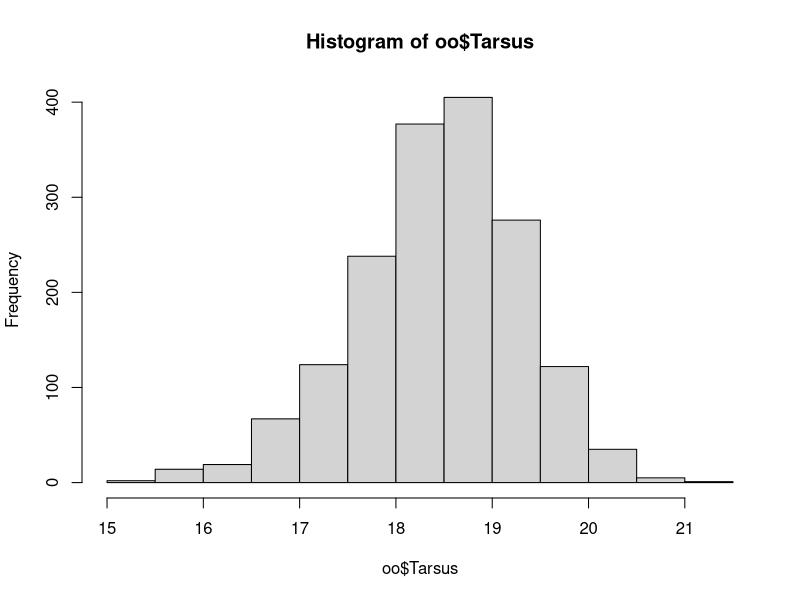
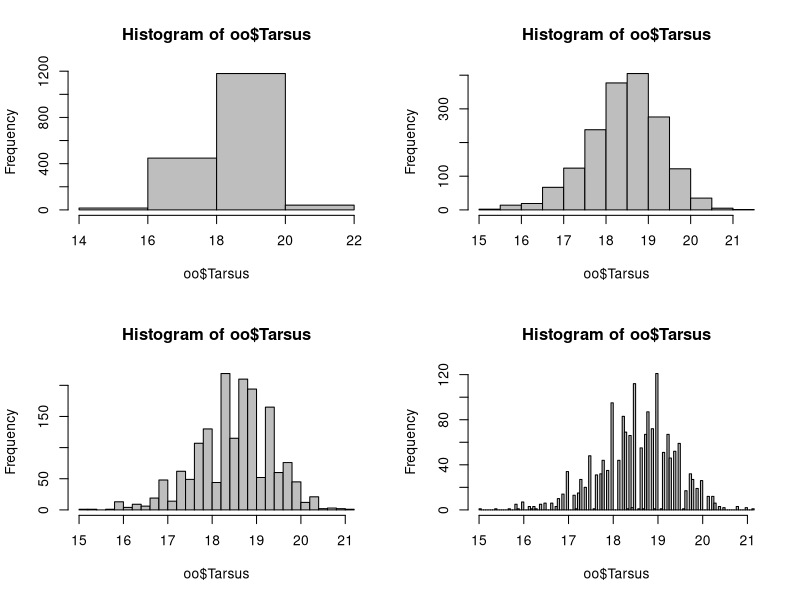
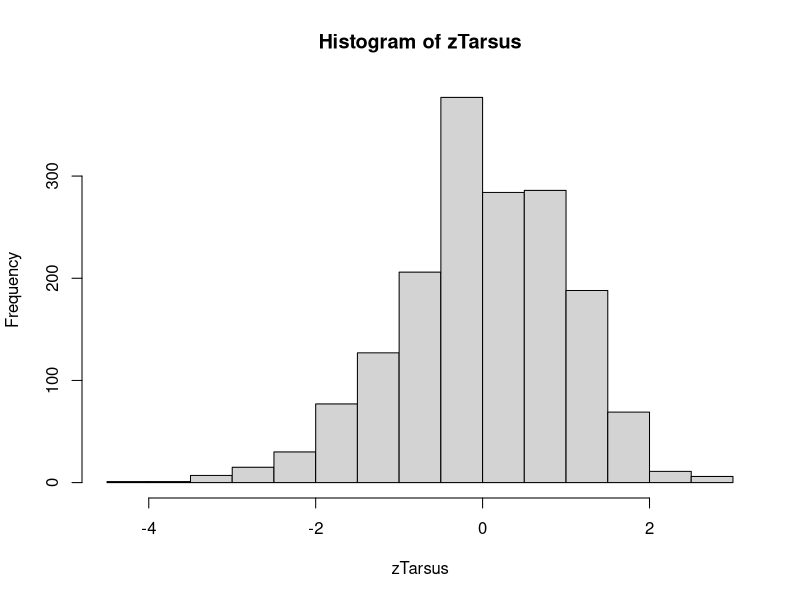
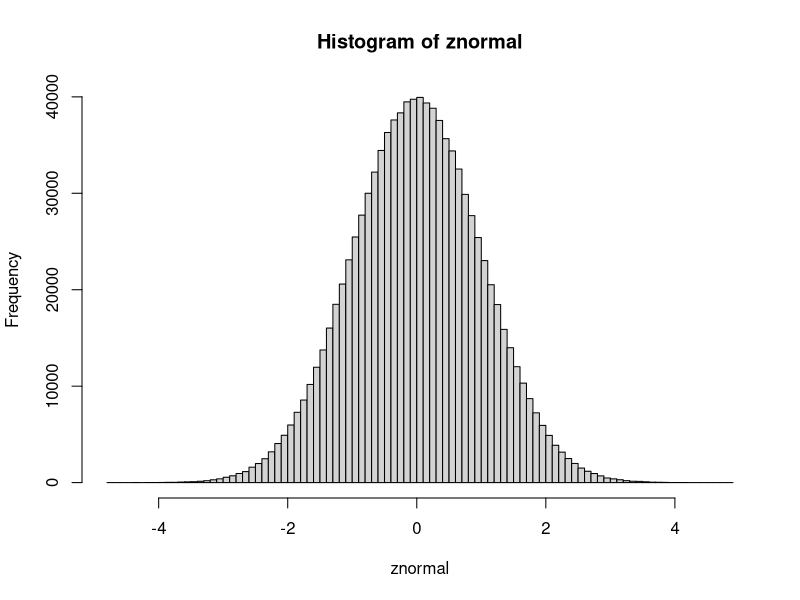

Recreate these plots in R, in order. (Note: this script raises an error after producing the figures.)
#!/bin/env Rscript

# Author: ph-u
# Script: StatsWithSparrows2.R
# Desc: minimal R function with two in-script tests
# Input: none -- run in R console line-by-line
# Output: R terminal output
# Arguments: 0
# Date: Oct 2019

oo<-read.table("../Data/SparrowSize.txt", sep = "\t", header = T)
str(oo)
names(oo)
head(oo)
length(oo$Tarsus)
hist(oo$Tarsus)
mean(oo$Tarsus, na.rm=T)
median(oo$Tarsus, na.rm = T)
mode(oo$Tarsus)
a<-as.data.frame(table(oo$Tarsus))
a[,1]<-as.numeric(as.character(a[,1]))
a[which(a[,2]==max(a[,2])),]

mode<-function(NumericCol){
  ## input numeric column
  ## output mode of the column and frequency
  a<-as.data.frame(table(NumericCol))
  a[,1]<-as.numeric(as.character(a[,1]))
  return(a[which(a[,2]==max(a[,2])),])
}
## variance equation
## hedging for imprecision: df=n-1
## square of data --> give more weight for outliers to separate from the rest
######################

par(mfrow=c(2,2))
hist(oo$Tarsus, breaks = 3, col = "grey")
hist(oo$Tarsus, breaks = 10, col = "grey")
hist(oo$Tarsus, breaks = 30, col = "grey")
hist(oo$Tarsus, breaks = 100, col = "grey")

## lec hw
var(oo$Bill, na.rm = T)
sqrt(var(oo$Bill, na.rm = T))
mean(oo$Bill, na.rm = T)

var(oo$Mass, na.rm = T)
sqrt(var(oo$Mass, na.rm = T))
mean(oo$Mass, na.rm = T)

var(oo$Wing, na.rm = T)
sqrt(var(oo$Wing, na.rm = T))
mean(oo$Wing, na.rm = T)

## standardize data column <https://stackoverflow.com/questions/15215457/standardize-data-columns-in-r>

o.0<-subset(oo,is.na(oo$Tarsus)!=T)
length(oo$Tarsus)
library(lme4)
## mlv(o.0$Tarsus)
mean(oo$Tarsus, na.rm=T)
median(oo$Tarsus, na.rm = T)
range(oo$Tarsus, na.rm = T)
range(o.0$Tarsus)
var(oo$Tarsus, na.rm = T)
var(o.0$Tarsus)
sum((o.0$Tarsus-mean(o.0$Tarsus))^2/(length(o.0$Tarsus)-1))
sqrt(var(o.0$Tarsus))
sqrt(0.74)
sd(o.0$Tarsus)
zTarsus<-(o.0$Tarsus-mean(o.0$Tarsus))/sd(o.0$Tarsus)
var(zTarsus)
sd(zTarsus)
par(mfrow=c(1,1))
hist(zTarsus)
set.seed(123)
znormal<-rnorm(1e6)
hist(znormal, breaks = 100)
summary(znormal)
qnorm(c(.025, .975))
pnorm(.Last.value)
par(mfrow=c(1,2))
hist(znormal, breaks = 100)
abline(v=qnorm(c(.25,.5,.75)), lwd=2)
abline(v=qnorm(c(.025, .975)), lty="dotted", col="black")
plot(density(znormal))
abline(h=0, lwd=3, col="blue")
text(2,.3,"1.96",col = "red",adj = 0)
text(-2,.3,"-1.96",col = "red",adj = 1)

boxplot(oo$Tarsus~oo$Sex.1, col=c("red","blue"), ylab = "Tarsus length (mm)")
